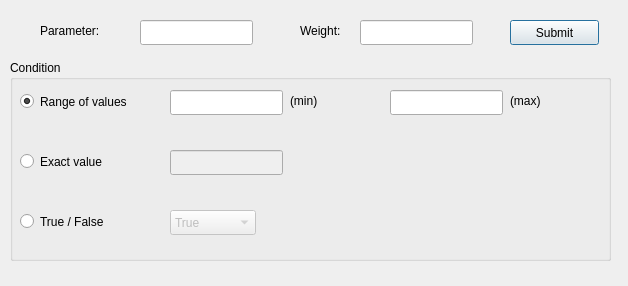
<?xml version="1.0" encoding="UTF-8"?>
<ui version="4.0">
 <class>priorityDialog</class>
 <widget class="QDialog" name="priorityDialog">
  <property name="geometry">
   <rect>
    <x>0</x>
    <y>0</y>
    <width>628</width>
    <height>286</height>
   </rect>
  </property>
  <property name="windowTitle">
   <string>Set priority</string>
  </property>
  <widget class="QLineEdit" name="keyEdit">
   <property name="geometry">
    <rect>
     <x>140</x>
     <y>20</y>
     <width>113</width>
     <height>25</height>
    </rect>
   </property>
  </widget>
  <widget class="QLabel" name="label_4">
   <property name="geometry">
    <rect>
     <x>40</x>
     <y>20</y>
     <width>91</width>
     <height>21</height>
    </rect>
   </property>
   <property name="text">
    <string>Parameter:</string>
   </property>
  </widget>
  <widget class="QLabel" name="label_5">
   <property name="geometry">
    <rect>
     <x>300</x>
     <y>20</y>
     <width>71</width>
     <height>21</height>
    </rect>
   </property>
   <property name="text">
    <string>Weight:</string>
   </property>
  </widget>
  <widget class="QLineEdit" name="weightEdit">
   <property name="geometry">
    <rect>
     <x>360</x>
     <y>20</y>
     <width>113</width>
     <height>25</height>
    </rect>
   </property>
  </widget>
  <widget class="QPushButton" name="submitButton">
   <property name="geometry">
    <rect>
     <x>510</x>
     <y>20</y>
     <width>89</width>
     <height>25</height>
    </rect>
   </property>
   <property name="text">
    <string>Submit</string>
   </property>
   <property name="default">
    <bool>false</bool>
   </property>
   <property name="flat">
    <bool>false</bool>
   </property>
  </widget>
  <widget class="QGroupBox" name="groupBox">
   <property name="geometry">
    <rect>
     <x>10</x>
     <y>60</y>
     <width>601</width>
     <height>201</height>
    </rect>
   </property>
   <property name="title">
    <string>Condition</string>
   </property>
   <widget class="QRadioButton" name="rangeRadioButton">
    <property name="geometry">
     <rect>
      <x>10</x>
      <y>30</y>
      <width>151</width>
      <height>23</height>
     </rect>
    </property>
    <property name="text">
     <string>Range of values</string>
    </property>
    <property name="checked">
     <bool>true</bool>
    </property>
   </widget>
   <widget class="QRadioButton" name="valueRadioButton">
    <property name="geometry">
     <rect>
      <x>10</x>
      <y>90</y>
      <width>151</width>
      <height>23</height>
     </rect>
    </property>
    <property name="text">
     <string>Exact value</string>
    </property>
   </widget>
   <widget class="QRadioButton" name="boolRadioButton">
    <property name="geometry">
     <rect>
      <x>10</x>
      <y>150</y>
      <width>151</width>
      <height>23</height>
     </rect>
    </property>
    <property name="text">
     <string>True / False</string>
    </property>
   </widget>
   <widget class="QLineEdit" name="minEdit">
    <property name="enabled">
     <bool>true</bool>
    </property>
    <property name="geometry">
     <rect>
      <x>160</x>
      <y>30</y>
      <width>113</width>
      <height>25</height>
     </rect>
    </property>
   </widget>
   <widget class="QLineEdit" name="maxEdit">
    <property name="enabled">
     <bool>true</bool>
    </property>
    <property name="geometry">
     <rect>
      <x>380</x>
      <y>30</y>
      <width>113</width>
      <height>25</height>
     </rect>
    </property>
   </widget>
   <widget class="QLineEdit" name="valueEdit">
    <property name="enabled">
     <bool>false</bool>
    </property>
    <property name="geometry">
     <rect>
      <x>160</x>
      <y>90</y>
      <width>113</width>
      <height>25</height>
     </rect>
    </property>
   </widget>
   <widget class="QComboBox" name="boolComboBox">
    <property name="enabled">
     <bool>false</bool>
    </property>
    <property name="geometry">
     <rect>
      <x>160</x>
      <y>150</y>
      <width>86</width>
      <height>25</height>
     </rect>
    </property>
    <item>
     <property name="text">
      <string>True</string>
     </property>
    </item>
    <item>
     <property name="text">
      <string>False</string>
     </property>
    </item>
   </widget>
   <widget class="QLabel" name="label_6">
    <property name="geometry">
     <rect>
      <x>280</x>
      <y>30</y>
      <width>71</width>
      <height>21</height>
     </rect>
    </property>
    <property name="text">
     <string>(min)</string>
    </property>
   </widget>
   <widget class="QLabel" name="label_7">
    <property name="geometry">
     <rect>
      <x>500</x>
      <y>30</y>
      <width>71</width>
      <height>21</height>
     </rect>
    </property>
    <property name="text">
     <string>(max)</string>
    </property>
   </widget>
  </widget>
  <zorder>groupBox</zorder>
  <zorder>keyEdit</zorder>
  <zorder>label_4</zorder>
  <zorder>label_5</zorder>
  <zorder>weightEdit</zorder>
  <zorder>submitButton</zorder>
 </widget>
 <resources/>
 <connections>
  <connection>
   <sender>rangeRadioButton</sender>
   <signal>toggled(bool)</signal>
   <receiver>minEdit</receiver>
   <slot>setEnabled(bool)</slot>
   <hints>
    <hint type="sourcelabel">
     <x>95</x>
     <y>101</y>
    </hint>
    <hint type="destinationlabel">
     <x>286</x>
     <y>102</y>
    </hint>
   </hints>
  </connection>
  <connection>
   <sender>rangeRadioButton</sender>
   <signal>toggled(bool)</signal>
   <receiver>maxEdit</receiver>
   <slot>setEnabled(bool)</slot>
   <hints>
    <hint type="sourcelabel">
     <x>95</x>
     <y>101</y>
    </hint>
    <hint type="destinationlabel">
     <x>456</x>
     <y>102</y>
    </hint>
   </hints>
  </connection>
  <connection>
   <sender>valueRadioButton</sender>
   <signal>toggled(bool)</signal>
   <receiver>valueEdit</receiver>
   <slot>setEnabled(bool)</slot>
   <hints>
    <hint type="sourcelabel">
     <x>95</x>
     <y>161</y>
    </hint>
    <hint type="destinationlabel">
     <x>356</x>
     <y>162</y>
    </hint>
   </hints>
  </connection>
  <connection>
   <sender>boolRadioButton</sender>
   <signal>toggled(bool)</signal>
   <receiver>boolComboBox</receiver>
   <slot>setEnabled(bool)</slot>
   <hints>
    <hint type="sourcelabel">
     <x>95</x>
     <y>221</y>
    </hint>
    <hint type="destinationlabel">
     <x>282</x>
     <y>222</y>
    </hint>
   </hints>
  </connection>
  <connection>
   <sender>submitButton</sender>
   <signal>pressed()</signal>
   <receiver>priorityDialog</receiver>
   <slot>accept()</slot>
   <hints>
    <hint type="sourcelabel">
     <x>554</x>
     <y>32</y>
    </hint>
    <hint type="destinationlabel">
     <x>313</x>
     <y>142</y>
    </hint>
   </hints>
  </connection>
 </connections>
</ui>
